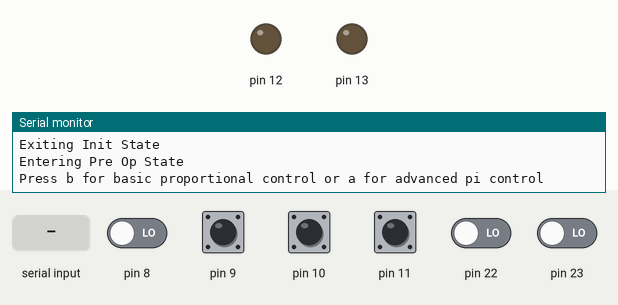
Recording of a program running on a simulated Arduino Nano, built with avr-gcc and run on an emulated ATmega328P. Shown: output pins drawn as LEDs (lit = HIGH), the last lines printed to the serial monitor. Dashed ring = blinking. The inputs (shaded band) are chosen by the test bench; at power-on: pin 9–11 HIGH, pin 8, pin 22, pin 23 LOW.

Above: at 0.9 s.
1.0 s: "o\n" received over Serial
At 1.8 s:
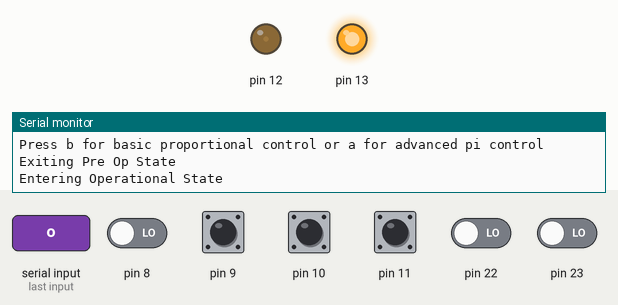
2.5 s: pin 11 pulled LOW for 0.15 s
At 2.88 s:
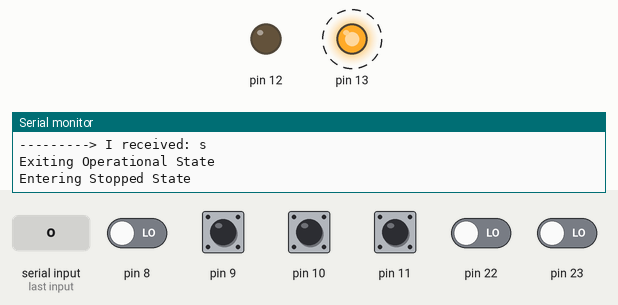
5.5 s: byte 114 ('r') received over Serial
Timing chart, 0 to 8.5 s (numbered marks = the images above; inputs shaded):
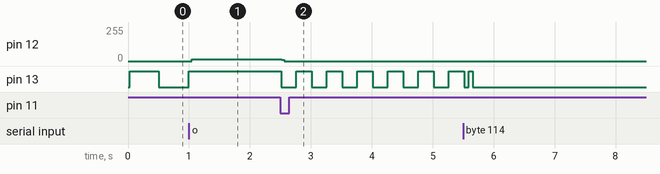

Measured:
- after the input at 1.0 s, pin 12: 0/255 → 15/255 at once; pin 13: goes on until 1.0 s, then stays HIGH
- after the input at 2.5 s, pin 13: alternates HIGH for 0.25 s and LOW for 0.25 s, starting at once

The program:

main.cpp
```cpp
#include <avr/interrupt.h>
#include "global.h"

// basic values that can be resetted in pre-operational state
double Kp = 0.0135;
double Ti = 1.66;
double T = 0.01;

// global variables
Encoder encA(1);
Encoder encB(2);

Digital_out led(5);
Analog_out analog(4);
PI_Controller control;
Digital_in fault(3);

int max_speed;
int current_speed;
double ref; // reference speed
double duty_cycle_first; //original duty cycle

bool last_state_A;
bool last_state_B;
bool curr_state_A;
bool curr_state_B;

Timer_msec timer_speed;
Timer_msec timer_pulses;

int command = 0; // for incoming serial data
int command_break = 0;
Context* context;

void setup()
{
  Serial.begin(9600); // opens serial port, sets data rate to 9600 bps
  context = new Context(new InitState);
}

void loop()
{
  if (Serial.available() > 0){
    command = Serial.read();
    Serial.print("---------> I received: ");
    Serial.println((char)command);
    context->event((char)command);
  }
}
```

Operational.h
```cpp
#ifndef OPERATIONAL_H
#define OPERATIONAL_H

#include "state.h"

class OperationalState : public State
{
public:
  void on_do() override;
  void on_entry() override;
  void on_exit() override;
  void on_event(char event) override;
};

#endif
```

analog_out.h
```cpp
#ifndef ANALOG_OUT_H
#define ANALOG_OUT_H

#include <timer_msec.h>
#include <digital_out.h>

class Analog_out
{
public:
    Analog_out(int pin);
    void init(double duty_cycle);
    void set(double duty_cycle);

private:
    Timer_msec timer;
public:
    Digital_out pin_digi;
};

#endif 
```

context.h
```cpp
#ifndef CONTEXT_H
#define CONTEXT_H

#include "state.h"

class Context
{
private:
  State *state_;

public:
  Context(State *state);
  ~Context();

  void transition_to(State *state);
  void do_work();
  void event(char event);
};

#endif
```

digital_in.h
```cpp
#ifndef DIGITAL_IN_H
#define DIGITAL_IN_H

#include <stdint.h>

class Digital_in{
    public:
    Digital_in(int pin);
    void init();
    bool is_hi();
    bool is_lo();

    private:
    uint8_t pinMask;
};

#endif
```

digital_out.h
```cpp
#ifndef DIGITAL_OUT_H
#define DIGITAL_OUT_H

#include <stdint.h>

class Digital_out{
    public:
    Digital_out(int pin);
    void init();
    void set_hi();
    void set_lo();
    void toggle();

    private:
    uint8_t pinMask;
};

#endif
```

encoder.h
```cpp
#ifndef ENCODER_H
#define ENCODER_H

#include <digital_in.h>

class Encoder{
    public:
        Encoder(int pin);
        int position();
        bool is_low();
        int count = 0;
    private:
        Digital_in encoder_pin;
};

#endif
```

global.h
```cpp
#ifndef GLOBAL_H
#define GLOBAL_H

#include "timer_msec.h"
#include "encoder.h"
#include "digital_out.h"
#include "p_controller.h"
#include "analog_out.h"
#include "util/delay.h"
#include "Arduino.h"
#include "context.h"
#include <initialization.h>
#include <operational.h>
#include <stopped.h>
#include <pre_op.h>
#include <pi_controller.h>
#include <string.h>

extern double Kp;
extern double Ti;
extern double T;

extern Encoder encA;
extern Encoder encB;

extern Digital_out led;
extern Digital_in fault;

extern Analog_out analog;
extern PI_Controller control;

extern int max_speed ;
extern int current_speed;
extern double ref; // reference speed
extern double duty_cycle_first; //original duty cycle
extern int duty_cycle; // not used anymore

extern bool last_state_A;
extern bool last_state_B;
extern bool curr_state_A;
extern bool curr_state_B;
extern bool advanced_control;

extern Timer_msec timer_speed;
extern Timer_msec timer_pulses;

extern int command_break; // for incoming serial data

#endif
```

initialization.h
```cpp
#ifndef INIT_H
#define INIT_H

#include "state.h"

class InitState : public State
{
public:
  void on_entry() override;
  void on_do() override;
  void on_exit() override;
  void on_event(char event) override;
};


#endif
```

p_controller.h
```cpp
#ifndef P_CONTROLLER_H
#define P_CONTROLLER_H

class P_controller{
    public:
        P_controller();
        virtual double update(double ref, double actual);
        virtual void init(double Kp);
    private:
        double Kp_priv;
};

#endif
```

pi_controller.h
```cpp
#ifndef PI_CONTROLLER_H
#define PI_CONTROLLER_H

class PI_Controller : public P_controller {
private:
    double Kp_priv;
    double Ti_priv;
    double T_priv;
    double sum_error_priv;
public:
    PI_Controller();
    double update(double ref, double actual) override;
    double get_sum_error();
    void init(double Kp, double Ti, double T);
};

#endif
```

pre_op.h
```cpp
#ifndef PRE_OP_H
#define PRE_OP_H

#include "state.h"

class PreOpState : public State
{
public:
  void on_entry() override;
  void on_do() override;
  void on_exit() override;
  void on_event(char event) override;
};


#endif
```

state.h
```cpp
#ifndef STATE_H
#define STATE_H

class Context; // Forward declaration to allow the definition of a pointer to Context without compile error

class State
{
protected:
  Context *context_;

public:
  virtual ~State(); // Virtual destructor

  void set_context(Context *context); // Sets the context

  virtual void on_do() = 0;
  virtual void on_entry() = 0;
  virtual void on_exit() = 0;
  virtual void on_event(char event) = 0;
};

#endif
```

stopped.h
```cpp
#ifndef STOPPED_H
#define STOPPED_H

#include "state.h"

class StoppedState : public State
{
public:
  void on_do() override;
  void on_entry() override;
  void on_exit() override;
  void on_event(char event) override;
};

#endif
```

timer_msec.h
```cpp
#pragma once

class Timer_msec
{
public:
    Timer_msec();
    void init_pwm(double duty_cycle);
    void init_speed();
    int count_speed;
    void set_duty_cycle(double duty_cycle);
    void init_pulses_count();
};
```

analog_out.cpp
```cpp
# include <analog_out.h>
# include <digital_out.h>

Analog_out::Analog_out(int pin):pin_digi(pin){
    pin_digi.init();
}

void Analog_out::init(double duty_cycle){
    timer.init_pwm(duty_cycle);
}

void Analog_out::set(double duty_cycle){
    timer.set_duty_cycle(duty_cycle);
}
```

context.cpp
```cpp
#include "context.h"

Context::Context(State *state) : state_(nullptr){
  this->transition_to(state);
}

Context::~Context(){
  delete state_;
}

void Context::transition_to(State *state){
  if (this->state_ != nullptr) {
    this->state_->on_exit();
    delete this->state_;
  }

  this->state_ = state; // Assign new state to the context
  this->state_->set_context(this); // Make sure the new state knows which context it belongs to
  this->state_->on_entry(); // Perform initialization required by the new state when entering it
}

void Context::do_work(){
  if (state_) {
    this->state_->on_do(); // Delegate work to the current state
  }
}

void Context::event(char event){
  if (state_) {
    this->state_->on_event(event); // Delegate event handling to the current state
  }
}
```

digital_in.cpp
```cpp
#include <avr/io.h>
#include <digital_in.h>

Digital_in::Digital_in(int pin) {
    pinMask = (1 << pin);
}

void Digital_in::init() {
    DDRB &= ~pinMask; // set IOB_2 to be an input
    PORTB |= pinMask; // enable internal pull-up resistor
}

bool Digital_in::is_hi() {
    return (PINB & pinMask) == 1;
}

bool Digital_in::is_lo() {
    return (PINB & pinMask) == 0;
} 
```

digital_out.cpp
```cpp
#include <digital_out.h>
#include <avr/io.h>

Digital_out::Digital_out(int pin) {
    pinMask = (1 << pin);
}

void Digital_out::init() {
    DDRB |= pinMask; // Set pin as output
}

void Digital_out::set_hi() {
    PORTB |= pinMask; // Set pin high
}

void Digital_out::set_lo() {
    PORTB &= ~pinMask; // Set pin low
}

void Digital_out::toggle() {
    PORTB ^= pinMask; // change pin state
}
```

encoder.cpp
```cpp
#include <encoder.h>
#include <digital_in.h>
#include <avr/io.h>

Encoder::Encoder(int  pin_number):encoder_pin(pin_number){
    encoder_pin.init();
}

bool Encoder::is_low(){
    return (encoder_pin.is_lo());
}

int Encoder::position(){
    return count;
}
```

initialization.cpp
```cpp
#include "global.h"


void InitState::on_entry(){
	Serial.println("Entering Init State");
	on_do();
}

void InitState::on_exit(){
	Serial.println("Exiting Init State");
}

void InitState::on_do(){ // Initialization of the variables
	Kp = 0.001;

	max_speed = 2800;
	current_speed = 0;
	ref = 2000; // reference speed
	duty_cycle_first = 50; //original duty cycle

	last_state_A = encA.is_low();
	last_state_B = encB.is_low();

	led.init();
	led.set_lo();
	analog.pin_digi.set_lo();
	fault.init();
	Serial.println("Variables initialized !");
	this->context_->transition_to(new PreOpState);
}

void InitState::on_event(char event)
{
  if (event == 'o'){ // We kept a manual way to go there but it should be automatic
	this->context_->transition_to(new OperationalState);
  }
}
```

operational.cpp
```cpp
#include "global.h"
#include <avr/interrupt.h>

void OperationalState::on_do()
{
    command_break = 0;
    analog.init(duty_cycle_first);
    timer_speed.init_speed();
    timer_speed.count_speed  = 0;
    timer_pulses.init_pulses_count();
    analog.pin_digi.set_hi();
    sei();

    while(1){
      command_break = Serial.read();
      if(((char)command_break == 'r') || ((char)command_break == 's')){
        break;
      }
      if (fault.is_lo() == 1){
        command_break = 's'; // We give the command as if the stopped button was pressed to do an autonomous emergency stop when FLT raised
        break;
      }
    }
    Serial.print("---------> I received: ");
    Serial.println((char)command_break);
    context_->event((char)command_break);

}

void OperationalState::on_entry()
{
  Serial.println("Entering Operational State");
  led.set_hi();
  if (advanced_control){ // pi controller was chosen
    control.init(Kp, Ti, T);
  }
  else{
    control.init(Kp, 1, 0); // p controller was chosen, when T is 0 the integral term is not used
  }
  on_do();
}

void OperationalState::on_exit() // reset the timers
{
  // Stop Timer0 (used for speed)
  TCCR0B &= ~(1 << CS00);  // Clear the clock source bits to stop Timer0
  TCCR0B &= ~(1 << CS02);
  TIMSK0 &= ~(1 << OCIE0A); // Disable Timer0 Compare A interrupt

  // Stop Timer1 (used for PWM)
  TCCR1B &= ~(1 << CS10);   // Clear the clock source bits to stop Timer1
  TCCR1B &= ~(1 << CS11);
  TIMSK1 &= ~(1 << OCIE1A); // Disable Timer1 Compare A interrupt
  TIMSK1 &= ~(1 << OCIE1B); // Disable Timer1 Compare B interrupt

  // Stop Timer2 (used for pulse counting)
  TCCR2B &= ~(1 << CS20);   // Clear the clock source bits to stop Timer2
  TCCR2B &= ~(1 << CS22);
  TIMSK2 &= ~(1 << OCIE2A); // Disable Timer2 Compare A interrupt
  Serial.println("Exiting Operational State");

}

void OperationalState::on_event(char event){
  if (event == 'p') { // Going to PreOperational
    context_->transition_to(new PreOpState());
  }
  if (event == 'r'){ // Reset
    context_->transition_to(new InitState);
  }
  else if (event == 's'){ // Stopping
    context_->transition_to(new StoppedState);
  }
}

ISR(TIMER2_COMPA_vect)
{
    if(last_state_A == last_state_B){
      curr_state_A = encA.is_low();
      if(curr_state_A != last_state_A){
        encA.count++;
        //led.toggle(); //to verify pulse count
      }
      else{
        curr_state_B  = encB.is_low();
      }
    }
    else{
      curr_state_A = encA.is_low();
      if(curr_state_A != last_state_A){
        encA.count--;
        //led.toggle(); //to verify pulse count
      }
      else{
        curr_state_B  = encB.is_low();
      }
    }
    last_state_A = curr_state_A;
    last_state_B = curr_state_B;
  }

ISR(TIMER0_COMPA_vect){
  timer_speed.count_speed++;

  double u = control.update(ref, (double) current_speed);
  if (u > 99){ u = 99;} //limiting the upper bound of the duty cycle
  if (u < 1){ u = 1;} //limiting the lower bound of the duty cycle
  analog.set(abs(100 - u));

  if(timer_speed.count_speed >= 125){ // prints every 1s
    current_speed = encA.count;
    encA.count = 0;
    timer_speed.count_speed = 0;
    Serial.print("Ref: ");
    Serial.print(ref);
    Serial.print("--------->Current speed: ");
    Serial.print(current_speed);
    Serial.print("------>PWM: ");
    Serial.println(u);
    Serial.println(control.get_sum_error());
    //led.toggle(); // can be used to verify 1s delay of the timer
  }
}

ISR(TIMER1_COMPA_vect){
  analog.pin_digi.set_lo();
}

ISR(TIMER1_COMPB_vect){
  analog.pin_digi.set_hi();
}
```

p_controller.cpp
```cpp
#include "p_controller.h"

P_controller::P_controller(){
}

void P_controller::init(double Kp){
    Kp_priv = Kp;
}

double P_controller::update(double ref, double actual){
    double error = ref - actual;
    double u = Kp_priv * error;
    return u;
}
```

pi_controller.cpp
```cpp
#include "global.h"

double error = 0;
double u = 0;

PI_Controller::PI_Controller():P_controller(){

}

void PI_Controller::init(double Kp, double Ti, double T){
    Kp_priv = Kp;
    Ti_priv = Ti;
    T_priv = T;
    sum_error_priv = 0;
}

double PI_Controller::update(double ref, double actual){
    error = ref - actual;
    sum_error_priv += error * T_priv;
    u =  Kp_priv * error + (Kp_priv/Ti_priv) * sum_error_priv;
    if (u >= max_speed){
        sum_error_priv -= error * T_priv; // If the output is saturated, we do not want to accumulate the error
    }
    return u;
}

double PI_Controller::get_sum_error(){
    return sum_error_priv;
}
```

pre_op.cpp
```cpp
#include "global.h"

bool advanced_control;

void PreOpState::on_entry(){
	Serial.println("Entering Pre Op State");
  led.set_hi();
  Serial.println("Press b for basic proportional control or a for advanced pi control");
  on_do();

}

void PreOpState::on_exit(){
	Serial.println("Exiting Pre Op State");
}

void PreOpState::on_do(){
  bool kp_received = false;
  bool ti_received = false;
  bool control_received = false;
  advanced_control = false;
  String Kp_str;
  String Ti_str;

  unsigned long previousMillis = 0; // Stores last time LED was updated
  const long interval = 500; // Interval for LED toggle (500 ms)

  while(1){
    unsigned long currentMillis = millis();

    if (currentMillis - previousMillis >= interval) { // every 500 ms
        previousMillis = currentMillis;
        led.toggle();
    }

    if (Serial.available() > 0) {
      char receivedChar = Serial.read();  // Read the next available character

      if (receivedChar == 'r' || receivedChar == 'o' || receivedChar == 's') {
        if (receivedChar == 'o'){
        this->context_->transition_to(new OperationalState);
        }
        else if (receivedChar == 's'){
          this->context_->transition_to(new StoppedState);
        }
        else if (receivedChar == 'r'){
          this->context_->transition_to(new InitState);
        }
        break;
      }

      if (control_received) {
        // Handle input for Kp
        if (!kp_received) {
          if (receivedChar == '\n') {  // Newline indicates input is complete
            if (Kp_str.length() > 0) {
              Kp = Kp_str.toDouble();
              kp_received = true;
              Serial.print("Kp received: ");
              Serial.println(Kp, 5);
              Kp_str = "";
            }
          }
          else{
            Kp_str += receivedChar;
          }
        }

        if (advanced_control){
          // Handle input for Ti
          if (!ti_received && kp_received) {
            if (receivedChar == '\n') {  // Newline indicates input is complete
              if (Ti_str.length() > 0) {
                  Ti = Ti_str.toDouble();
                  ti_received = true;
                  Serial.print("Ti received: ");
                  Serial.println(Ti, 5);
                  Ti_str = "";
              }
            }
            else {
            Ti_str += receivedChar;  // Add received character to the Ti string
            }
          }
        }
      }

      if (!control_received){
        if (receivedChar == 'b') {
          advanced_control = false;
          control_received = true;
          Serial.println("Type Kp then press enter");
        }
        else if (receivedChar == 'a') {
          advanced_control = true;
          control_received = true;
          Serial.println("Type Kp, press enter then type Ti, press enter");
        }
      }
    }
  }
}


void PreOpState::on_event(char event){
  if (event == 'o'){
	this->context_->transition_to(new OperationalState);
  }
  else if (event == 's'){
    this->context_->transition_to(new StoppedState);
  }
  else if (event == 'r'){
    this->context_->transition_to(new InitState);
  }
}
```

state.cpp
```cpp
#include "state.h"
#include "context.h"

// Virtual destructor definition
State::~State()
{
}

void State::set_context(Context *context)
{
  this->context_ = context;
}
```

stopped.cpp
```cpp
#include "global.h"

void StoppedState::on_entry(){
	Serial.println("Entering Stopped State");
    led.set_hi();
    analog.pin_digi.set_lo();
	on_do();
}

void StoppedState::on_exit(){
	Serial.println("Exiting Stopped State");
}

void StoppedState::on_do(){
    command_break = 0;
    while(1){
        led.toggle();
        _delay_ms(250);
        command_break = Serial.read();
        if(((char)command_break == 'r') || ((char)command_break == 'o')||((char)command_break == 'p')){
            break;
        }
    }
    Serial.print("---------> I received: ");
    Serial.println((char)command_break);
    context_->event((char)command_break);
    }

void StoppedState::on_event(char event)
{
    if (event == 'r'){
	this->context_->transition_to(new InitState);
    }
    else if (event == 'o'){
        this->context_->transition_to(new OperationalState);
    }
    else if (event == 'p'){
        this->context_->transition_to(new PreOpState);
    }
}
```

timer_msec.cpp
```cpp
#include <timer_msec.h>
#include <avr/io.h>
#include <stdint.h>


Timer_msec::Timer_msec(){}

void Timer_msec::init_pwm(double duty_cycle){
    TCCR1A = 0;  // set timer1 to normal operation (all bits in control registers A and B set to zero)
    TCCR1B = 0;
    TCNT1 = 0; // initialize counter value to 0

    OCR1A = (16000000.0/64) * (450/1000000.0) -1;
    OCR1B = OCR1A * (duty_cycle / 100.0);

    TCCR1B |= (1 << WGM12);

    TIMSK1 |= (1 << OCIE1A);       // set interrupt on compare match A
    TIMSK1 |= (1 << OCIE1B);       // set interrupt on compare match B

    TCCR1B |= (1 << CS11) | (1 << CS10); // set prescaler to 64 and start the timer
}

void Timer_msec::set_duty_cycle(double duty_cycle){
    OCR1B = OCR1A * (duty_cycle / 100.0);
}

void Timer_msec::init_speed(){
    // timer of 1 second using timer0 (which has 8 bits)
    TCCR0A = 0;
    TCCR0B = 0;
    TCNT0 = 0;

    OCR0A = (16000000.0/1024.0) * (8.0/1000.0) -1; //124 // see report for explanation about this target count
    TCCR0A |= (1 << WGM01);
    TIMSK0 |= (1 << OCIE0A); // set interrupt
    TCCR0B |= (1 << CS00) | (1 << CS02); // prescaler of 1024
}


void Timer_msec::init_pulses_count(){
    // timer of waiting_time (280us) using timer2 (which has 8 bits)
    TCCR2A = 0;
    TCCR2B = 0;
    TCNT2 = 0;

    OCR2A = (16000000.0/1024.0) * (280.0/1000000.0) -1; // see report for explanation
    TCCR2A |= (1 << WGM21);
    TIMSK2 |= (1 << OCIE2A);
    TCCR2B |= (1 << CS20) | (1 << CS22);
}
```
